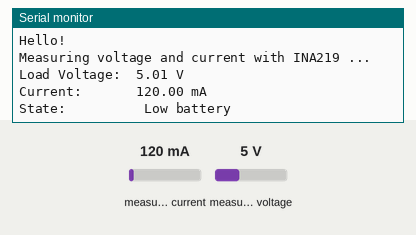
Simulated run of this sketch. Board: ESP8266 (NodeMCU). Shown: the last lines printed to the serial monitor. Inputs (shaded band) come from the test bench; at power-on: measured current 120 mA, measured voltage 5 V.

Above: at 1.2 s.
1.3 s: measured current set to 188 mA
At 2.6 s:
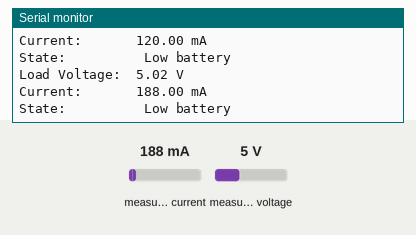
2.8 s: measured current set to 219 mA
At 4.9 s:
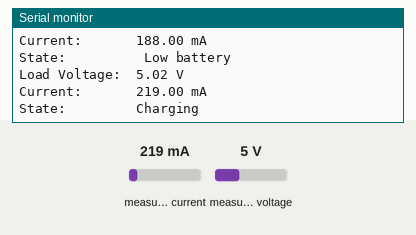
Timing chart, 0 to 6.4 s (numbered marks = the images above; inputs shaded):
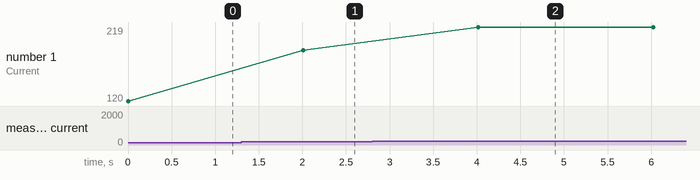

The sketch:

ina219.ino
```cpp
#include <Wire.h>
#include <Adafruit_INA219.h>

Adafruit_INA219 ina219;

// charging = I > 200 mA : turn on red LED
// enough_battery = I <= 200 mA, V > 12.8 V : nothing
// low_battery = I <= 200 mA, V <= 12.8 V : blink blue

void setup(void)
{
  Serial.begin(115200);
  Wire.begin(D5, D6); // SDA, SCL

  Serial.println("Hello!");

  // Initialize the INA219.
  // By default the initialization will use the largest range (32V, 2A).  However
  // you can call a setCalibration function to change this range (see comments).
  if (! ina219.begin()) {
    Serial.println("Failed to find INA219 chip");
    while (1) { delay(10); }
  }
  // To use a slightly lower 32V, 1A range (higher precision on amps):
  //ina219.setCalibration_32V_1A();
  // Or to use a lower 16V, 400mA range (higher precision on volts and amps):
  //ina219.setCalibration_16V_400mA();

  Serial.println("Measuring voltage and current with INA219 ...");
}

void loop(void)
{
  float shuntvoltage = 0;
  float busvoltage = 0;
  float current_mA = 0;
  float loadvoltage = 0;
  shuntvoltage = ina219.getShuntVoltage_mV();
  busvoltage = ina219.getBusVoltage_V();
  current_mA = ina219.getCurrent_mA();
  loadvoltage = busvoltage + (shuntvoltage / 1000);

  Serial.print("Load Voltage:  "); Serial.print(loadvoltage); Serial.println(" V");
  Serial.print("Current:       "); Serial.print(current_mA); Serial.println(" mA");
  if (current_mA > 200) {
    Serial.println("State:         Charging");
  } else if (loadvoltage > 12.8) {
    Serial.println("State:         Charged");
  } else{
    Serial.println("State:          Low battery");
  }
  Serial.println("");

  delay(2000);
}
```

Measured:
- the behaviour switches between 200 and 201 mA on measured current (found by bisection; images 1 and 2)
- after the input at 1.3 s, the serial monitor: prints a new line after 0.71 s (image 1)
- after the input at 2.8 s, the serial monitor: prints a new line after 1.2 s (image 2)
- plotted number 1: 120 → 188 after the input at 1.3 s
